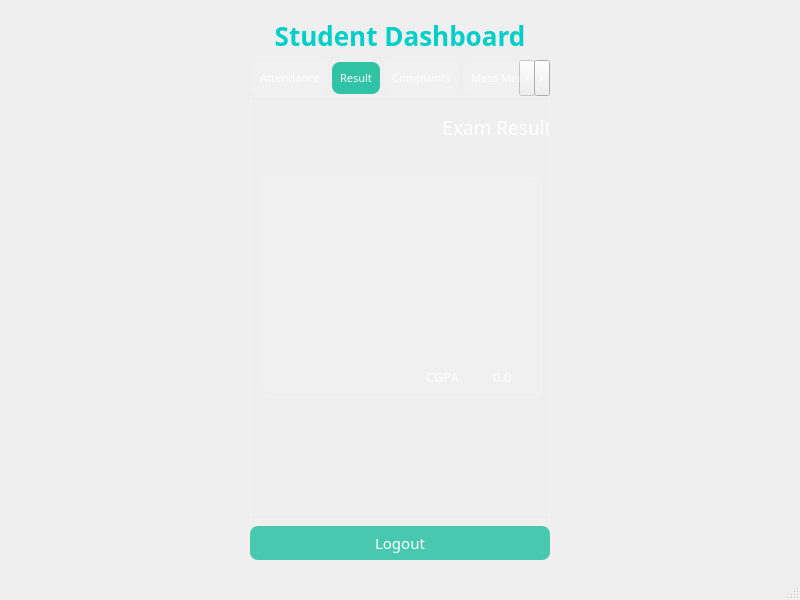
<?xml version="1.0" encoding="UTF-8"?>
<ui version="4.0">
 <class>studentdashboard</class>
 <widget class="QMainWindow" name="studentdashboard">
  <property name="geometry">
   <rect>
    <x>0</x>
    <y>0</y>
    <width>800</width>
    <height>600</height>
   </rect>
  </property>
  <property name="font">
   <font>
    <pointsize>11</pointsize>
   </font>
  </property>
  <property name="windowTitle">
   <string>MainWindow</string>
  </property>
  <property name="styleSheet">
   <string notr="true">background-color: qlineargradient(
    x1:0, y1:0, x2:1, y2:1,
    stop:0 #141e30,
    stop:1 #243b55
);
color: white;</string>
  </property>
  <widget class="QWidget" name="centralwidget">
   <property name="styleSheet">
    <string notr="true">QTabWidget::pane {
    border: 1px solid rgba(255,255,255,0.2);
}

QTabBar::tab {
    background: rgba(255,255,255,0.1);
    color: white;
    padding: 8px;
    border-radius: 8px;
    margin: 2px;
}

QTabBar::tab:selected {
    background: rgba(0,184,148,0.8);
}</string>
   </property>
   <layout class="QHBoxLayout" name="horizontalLayout">
    <item>
     <spacer name="horizontalSpacer">
      <property name="orientation">
       <enum>Qt::Orientation::Horizontal</enum>
      </property>
      <property name="sizeHint" stdset="0">
       <size>
        <width>40</width>
        <height>20</height>
       </size>
      </property>
     </spacer>
    </item>
    <item>
     <widget class="QWidget" name="widget" native="true">
      <layout class="QVBoxLayout" name="verticalLayout">
       <item>
        <widget class="QLabel" name="labelTitle">
         <property name="font">
          <font>
           <family>Swis721 LtEx BT</family>
           <pointsize>-1</pointsize>
           <bold>true</bold>
          </font>
         </property>
         <property name="styleSheet">
          <string notr="true">font-size: 26px;
font-weight: bold;
color: #00cec9;</string>
         </property>
         <property name="text">
          <string>Student Dashboard</string>
         </property>
         <property name="alignment">
          <set>Qt::AlignmentFlag::AlignCenter</set>
         </property>
        </widget>
       </item>
       <item>
        <widget class="QTabWidget" name="tabWidgetStudent">
         <property name="minimumSize">
          <size>
           <width>300</width>
           <height>400</height>
          </size>
         </property>
         <property name="font">
          <font>
           <family>Swis721 LtEx BT</family>
           <pointsize>8</pointsize>
          </font>
         </property>
         <property name="currentIndex">
          <number>1</number>
         </property>
         <widget class="QWidget" name="tabAttendance">
          <property name="styleSheet">
           <string notr="true">QTableView {
    background-color: rgba(255,255,255,0.05);
    border-radius: 10px;
    padding: 5px;
}

QHeaderView::section {
    background-color: rgba(255,255,255,0.1);
    padding: 6px;
}</string>
          </property>
          <attribute name="title">
           <string>Attendance</string>
          </attribute>
          <widget class="QTableView" name="tableViewAttendance">
           <property name="geometry">
            <rect>
             <x>20</x>
             <y>60</y>
             <width>421</width>
             <height>231</height>
            </rect>
           </property>
           <property name="styleSheet">
            <string notr="true">QTableView {
    background-color: rgba(255,255,255,0.05);
    border-radius: 10px;
    padding: 5px;
}

QHeaderView::section {
    background-color: rgba(255,255,255,0.1);
    padding: 6px;
}</string>
           </property>
          </widget>
          <widget class="QLabel" name="labelAttendance">
           <property name="geometry">
            <rect>
             <x>130</x>
             <y>20</y>
             <width>211</width>
             <height>20</height>
            </rect>
           </property>
           <property name="font">
            <font>
             <family>Swis721 LtEx BT</family>
             <pointsize>14</pointsize>
            </font>
           </property>
           <property name="styleSheet">
            <string notr="true">QTableView {
    background-color: rgba(255,255,255,0.05);
    border-radius: 10px;
    padding: 5px;
}

QHeaderView::section {
    background-color: rgba(255,255,255,0.1);
    padding: 6px;
}</string>
           </property>
           <property name="text">
            <string>Your Attendance</string>
           </property>
           <property name="alignment">
            <set>Qt::AlignmentFlag::AlignCenter</set>
           </property>
          </widget>
         </widget>
         <widget class="QWidget" name="tabResults">
          <property name="styleSheet">
           <string notr="true">QTableView {
    background-color: rgba(255,255,255,0.05);
    border-radius: 10px;
    padding: 5px;
}

QHeaderView::section {
    background-color: rgba(255,255,255,0.1);
    padding: 6px;
}</string>
          </property>
          <attribute name="title">
           <string>Result</string>
          </attribute>
          <widget class="QTableView" name="tableViewResults">
           <property name="geometry">
            <rect>
             <x>10</x>
             <y>80</y>
             <width>281</width>
             <height>221</height>
            </rect>
           </property>
           <property name="styleSheet">
            <string notr="true">QTableView {
    background-color: rgba(255,255,255,0.05);
    border: 1px solid rgba(255,255,255,0.2);
    border-radius: 10px;
    color: white;
    gridline-color: rgba(255,255,255,0.2);
}

QHeaderView::section {
    background-color: rgba(255,255,255,0.1);
    color: white;
    padding: 5px;
    border: none;
}</string>
           </property>
          </widget>
          <widget class="QLabel" name="labelResults">
           <property name="geometry">
            <rect>
             <x>160</x>
             <y>20</y>
             <width>181</width>
             <height>20</height>
            </rect>
           </property>
           <property name="font">
            <font>
             <family>Swis721 LtEx BT</family>
             <pointsize>14</pointsize>
            </font>
           </property>
           <property name="text">
            <string>Exam Results</string>
           </property>
           <property name="alignment">
            <set>Qt::AlignmentFlag::AlignCenter</set>
           </property>
          </widget>
          <widget class="QLabel" name="lblCGPATitle">
           <property name="geometry">
            <rect>
             <x>160</x>
             <y>270</y>
             <width>63</width>
             <height>20</height>
            </rect>
           </property>
           <property name="font">
            <font>
             <family>Swis721 LtEx BT</family>
             <pointsize>10</pointsize>
            </font>
           </property>
           <property name="text">
            <string>CGPA</string>
           </property>
           <property name="alignment">
            <set>Qt::AlignmentFlag::AlignCenter</set>
           </property>
          </widget>
          <widget class="QLabel" name="lblCGPA">
           <property name="geometry">
            <rect>
             <x>220</x>
             <y>270</y>
             <width>63</width>
             <height>20</height>
            </rect>
           </property>
           <property name="font">
            <font>
             <family>Swis721 LtEx BT</family>
             <pointsize>10</pointsize>
            </font>
           </property>
           <property name="text">
            <string>0.0</string>
           </property>
           <property name="alignment">
            <set>Qt::AlignmentFlag::AlignCenter</set>
           </property>
          </widget>
         </widget>
         <widget class="QWidget" name="tabComplaints">
          <property name="styleSheet">
           <string notr="true">QTableView {
    background-color: rgba(255,255,255,0.05);
    border-radius: 10px;
    padding: 5px;
}

QHeaderView::section {
    background-color: rgba(255,255,255,0.1);
    padding: 6px;
}</string>
          </property>
          <attribute name="title">
           <string>Complaints</string>
          </attribute>
          <widget class="QTextEdit" name="textEditComplaint">
           <property name="geometry">
            <rect>
             <x>20</x>
             <y>80</y>
             <width>431</width>
             <height>71</height>
            </rect>
           </property>
           <property name="placeholderText">
            <string>Write your complaint here...</string>
           </property>
          </widget>
          <widget class="QPushButton" name="pushButtonSubmitComplaint">
           <property name="geometry">
            <rect>
             <x>60</x>
             <y>330</y>
             <width>181</width>
             <height>29</height>
            </rect>
           </property>
           <property name="font">
            <font>
             <family>Swis721 LtEx BT</family>
             <pointsize>9</pointsize>
            </font>
           </property>
           <property name="styleSheet">
            <string notr="true">QPushButton {
    background-color: rgba(0, 184, 148, 0.7);
    color: white;
    border-radius: 8px;
    padding: 6px;
}
QPushButton:hover {
    background-color: rgba(0, 184, 148, 1);
}</string>
           </property>
           <property name="text">
            <string>Submit Complaint</string>
           </property>
          </widget>
          <widget class="QLabel" name="labelComplaint">
           <property name="geometry">
            <rect>
             <x>140</x>
             <y>30</y>
             <width>201</width>
             <height>20</height>
            </rect>
           </property>
           <property name="font">
            <font>
             <family>Swis721 LtEx BT</family>
             <pointsize>12</pointsize>
            </font>
           </property>
           <property name="text">
            <string>Submit Complaint</string>
           </property>
           <property name="alignment">
            <set>Qt::AlignmentFlag::AlignCenter</set>
           </property>
          </widget>
          <widget class="QTableView" name="tableViewComplaints">
           <property name="geometry">
            <rect>
             <x>20</x>
             <y>160</y>
             <width>251</width>
             <height>141</height>
            </rect>
           </property>
           <property name="styleSheet">
            <string notr="true">QTableView {
    background-color: rgba(255,255,255,0.05);
    border-radius: 10px;
    padding: 5px;
}

QHeaderView::section {
    background-color: rgba(255,255,255,0.1);
    padding: 6px;
}</string>
           </property>
          </widget>
         </widget>
         <widget class="QWidget" name="tabMessMenu">
          <property name="styleSheet">
           <string notr="true">QTableView {
    background-color: rgba(255,255,255,0.05);
    border-radius: 10px;
    padding: 5px;
}

QHeaderView::section {
    background-color: rgba(255,255,255,0.1);
    padding: 6px;
}</string>
          </property>
          <attribute name="title">
           <string>Mess Menu</string>
          </attribute>
          <widget class="QLabel" name="labelMessMenu">
           <property name="geometry">
            <rect>
             <x>120</x>
             <y>20</y>
             <width>241</width>
             <height>20</height>
            </rect>
           </property>
           <property name="font">
            <font>
             <family>Swis721 LtEx BT</family>
             <pointsize>14</pointsize>
            </font>
           </property>
           <property name="text">
            <string>Weekly Mess Menu</string>
           </property>
           <property name="alignment">
            <set>Qt::AlignmentFlag::AlignCenter</set>
           </property>
          </widget>
          <widget class="QTableView" name="tableViewMessMenu">
           <property name="geometry">
            <rect>
             <x>20</x>
             <y>70</y>
             <width>451</width>
             <height>211</height>
            </rect>
           </property>
           <property name="styleSheet">
            <string notr="true">QTableView {
    background-color: rgba(255,255,255,0.05);
    border-radius: 10px;
    padding: 5px;
}

QHeaderView::section {
    background-color: rgba(255,255,255,0.1);
    padding: 6px;
}</string>
           </property>
          </widget>
         </widget>
         <widget class="QWidget" name="tabPlacement">
          <property name="styleSheet">
           <string notr="true">QTableView {
    background-color: rgba(255,255,255,0.05);
    border-radius: 10px;
    padding: 5px;
}

QHeaderView::section {
    background-color: rgba(255,255,255,0.1);
    padding: 6px;
}</string>
          </property>
          <attribute name="title">
           <string>Placement</string>
          </attribute>
          <widget class="QTableView" name="tblPlacements">
           <property name="geometry">
            <rect>
             <x>40</x>
             <y>80</y>
             <width>411</width>
             <height>211</height>
            </rect>
           </property>
           <property name="styleSheet">
            <string notr="true">QTableView {
    background-color: rgba(255,255,255,0.05);
    border: 1px solid rgba(255,255,255,0.2);
    border-radius: 10px;
    color: white;
    gridline-color: rgba(255,255,255,0.2);
}

QHeaderView::section {
    background-color: rgba(255,255,255,0.1);
    color: white;
    padding: 5px;
    border: none;
}</string>
           </property>
          </widget>
          <widget class="QLabel" name="labelInternship">
           <property name="geometry">
            <rect>
             <x>110</x>
             <y>30</y>
             <width>261</width>
             <height>20</height>
            </rect>
           </property>
           <property name="font">
            <font>
             <family>Swis721 LtEx BT</family>
             <pointsize>12</pointsize>
            </font>
           </property>
           <property name="text">
            <string>Placement Opportunities</string>
           </property>
           <property name="alignment">
            <set>Qt::AlignmentFlag::AlignCenter</set>
           </property>
          </widget>
         </widget>
        </widget>
       </item>
       <item>
        <widget class="QPushButton" name="pushButtonLogout">
         <property name="font">
          <font>
           <family>Swis721 LtEx BT</family>
           <pointsize>11</pointsize>
          </font>
         </property>
         <property name="styleSheet">
          <string notr="true">QPushButton {
    background-color: rgba(0, 184, 148, 0.7);
    color: white;
    border-radius: 8px;
    padding: 6px;
}
QPushButton:hover {
    background-color: rgba(0, 184, 148, 1);
}</string>
         </property>
         <property name="text">
          <string>Logout</string>
         </property>
        </widget>
       </item>
      </layout>
     </widget>
    </item>
    <item>
     <spacer name="horizontalSpacer_2">
      <property name="orientation">
       <enum>Qt::Orientation::Horizontal</enum>
      </property>
      <property name="sizeHint" stdset="0">
       <size>
        <width>40</width>
        <height>20</height>
       </size>
      </property>
     </spacer>
    </item>
   </layout>
  </widget>
  <widget class="QMenuBar" name="menubar">
   <property name="geometry">
    <rect>
     <x>0</x>
     <y>0</y>
     <width>800</width>
     <height>25</height>
    </rect>
   </property>
  </widget>
  <widget class="QStatusBar" name="statusbar"/>
 </widget>
 <resources/>
 <connections/>
</ui>
